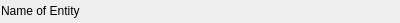
<?xml version="1.0" encoding="UTF-8"?>
<ui version="4.0">
 <class>HierarchyEntity</class>
 <widget class="QWidget" name="HierarchyEntity">
  <property name="geometry">
   <rect>
    <x>0</x>
    <y>0</y>
    <width>400</width>
    <height>23</height>
   </rect>
  </property>
  <property name="windowTitle">
   <string>Form</string>
  </property>
  <layout class="QVBoxLayout" name="verticalLayout">
   <property name="spacing">
    <number>0</number>
   </property>
   <property name="leftMargin">
    <number>0</number>
   </property>
   <property name="topMargin">
    <number>0</number>
   </property>
   <property name="rightMargin">
    <number>0</number>
   </property>
   <property name="bottomMargin">
    <number>0</number>
   </property>
   <item>
    <widget class="QPushButton" name="entityName">
     <property name="sizePolicy">
      <sizepolicy hsizetype="Expanding" vsizetype="Fixed">
       <horstretch>0</horstretch>
       <verstretch>0</verstretch>
      </sizepolicy>
     </property>
     <property name="minimumSize">
      <size>
       <width>0</width>
       <height>0</height>
      </size>
     </property>
     <property name="layoutDirection">
      <enum>Qt::LeftToRight</enum>
     </property>
     <property name="styleSheet">
      <string notr="true">text-align: left;</string>
     </property>
     <property name="text">
      <string>Name of Entity</string>
     </property>
     <property name="flat">
      <bool>true</bool>
     </property>
    </widget>
   </item>
  </layout>
 </widget>
 <resources/>
 <connections/>
</ui>
